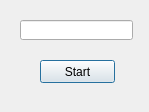
<?xml version="1.0" encoding="UTF-8"?>
<ui version="4.0">
 <class>Dialog</class>
 <widget class="QDialog" name="Dialog">
  <property name="geometry">
   <rect>
    <x>0</x>
    <y>0</y>
    <width>149</width>
    <height>112</height>
   </rect>
  </property>
  <property name="windowTitle">
   <string>Dialog</string>
  </property>
  <widget class="QPushButton" name="Button">
   <property name="geometry">
    <rect>
     <x>40</x>
     <y>60</y>
     <width>75</width>
     <height>23</height>
    </rect>
   </property>
   <property name="text">
    <string>Start</string>
   </property>
  </widget>
  <widget class="QLineEdit" name="lineEdit">
   <property name="geometry">
    <rect>
     <x>20</x>
     <y>20</y>
     <width>113</width>
     <height>20</height>
    </rect>
   </property>
  </widget>
 </widget>
 <layoutdefault spacing="6" margin="11"/>
 <resources/>
 <connections/>
</ui>
